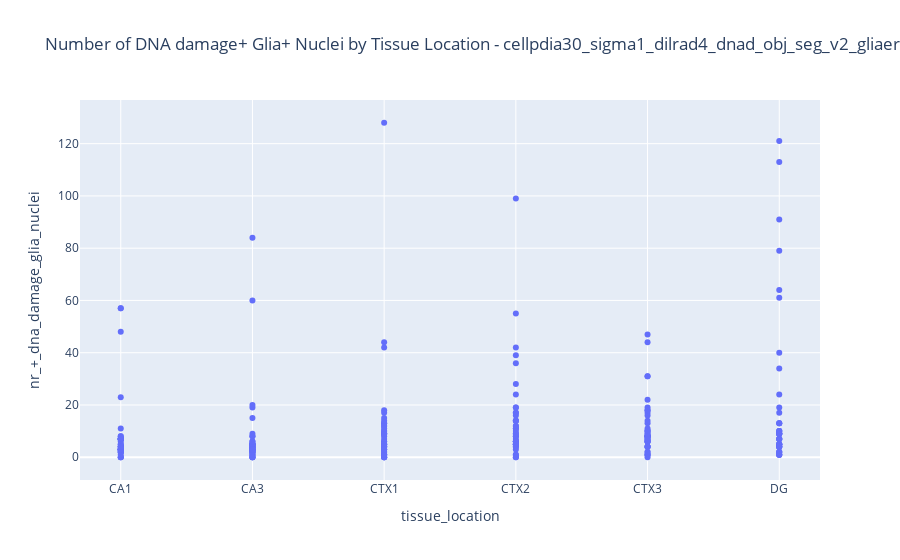

Notebook cell for this chart:
### Code cell
# Create the plot
fig = px.scatter(df, x='tissue_location', y='nr_+_dna_damage_glia_nuclei',
                 hover_data=['staining_id','index'], title=f"Number of DNA damage+ Glia+ Nuclei by Tissue Location - {title}")

# Show the plot
fig.show()

### Figure 1 — Plotly figure (JSON) as saved in the notebook; plotly's stock layout.template omitted (floating-point values rounded to 4 significant figures; data arrays with more than 128 entries replaced by an {"elided": "..."} marker saying what was removed)
{"data": [{"customdata": {"elided": "252x2 int values"}, "hovertemplate": "tissue_location=%{x}<br>nr_+_dna_damage_glia_nuclei=%{y}<br>staining_id=%{customdata[0]}<br>index=%{customdata[1]}<extra></extra>", "legendgroup": "", "marker": {"color": "#636efa", "symbol": "circle"}, "mode": "markers", "name": "", "orientation": "v", "showlegend": false, "type": "scatter", "x": {"elided": "252 str values"}, "xaxis": "x", "y": {"elided": "252 int values"}, "yaxis": "y"}], "layout": {"legend": {"tracegroupgap": 0}, "title": {"text": "Number of DNA damage+ Glia+ Nuclei by Tissue Location - cellpdia30_sigma1_dilrad4_dnad_obj_seg_v2_gliaero6_gliathr20_dnadero2"}, "xaxis": {"anchor": "y", "domain": [0, 1], "title": {"text": "tissue_location"}}, "yaxis": {"anchor": "x", "domain": [0, 1], "title": {"text": "nr_+_dna_damage_glia_nuclei"}}}}
